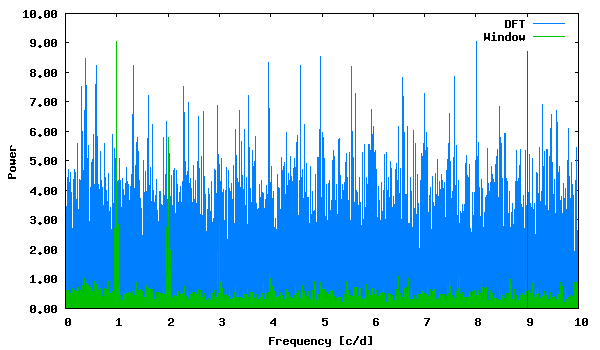

Write gnuplot code to recreate this figure.
set term png size 600,350 medium
set colors classic
set output "phase_lc_12.deeming.png"
set xlabel "Frequency [c/d]"
set ylabel "Power"
set format y "%5.2f"
plot "deeming.periodogram" using 1:2 with lines linecolor 3 title "DFT", "deeming.periodogram" using 1:3 with lines linecolor 2 title "Window", "<echo '9.005758 8.70230276'" with impulses linecolor 1 title ""
 
